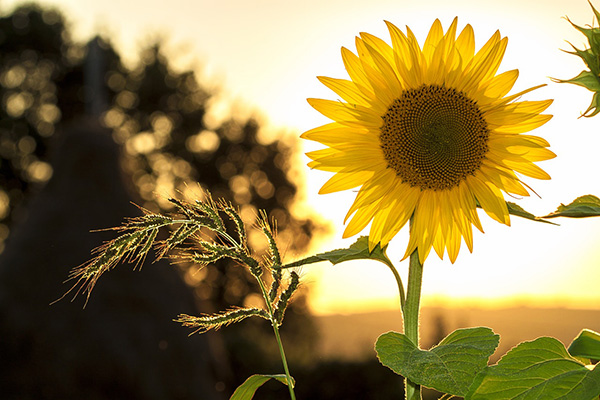
#> input picture DIP LAB/exp9/input_image.jpg, 600 x 400 px, found by its file name
$ python main.py
#> lines starting #> are read from the running program, lines starting #| are printed output that depends on the picture
import cv2
import numpy as np
import matplotlib.pyplot as plt

def apply_morphological_operations(input_path, output_path_prefix):
    try:
        img = cv2.imread(input_path)
#> img is the input picture: shape (400, 600, 3); mean B, G, R 78.6, 128.9, 146.8
        if img is None:
            raise FileNotFoundError("Image not found or could not be read")

        kernel = np.ones((5, 5), np.uint8)

        erosion = cv2.erode(img, kernel, iterations=1)
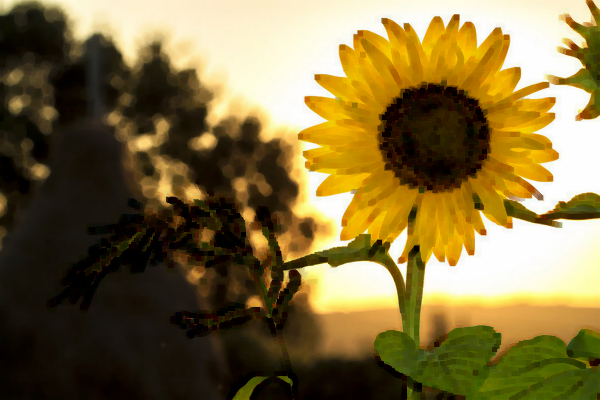
#> erosion: shape (400, 600, 3); mean B, G, R 62.2, 108.7, 126.6
        cv2.imwrite(f"{output_path_prefix}_erosion.jpg", erosion)

        dilation = cv2.dilate(img, kernel, iterations=1)
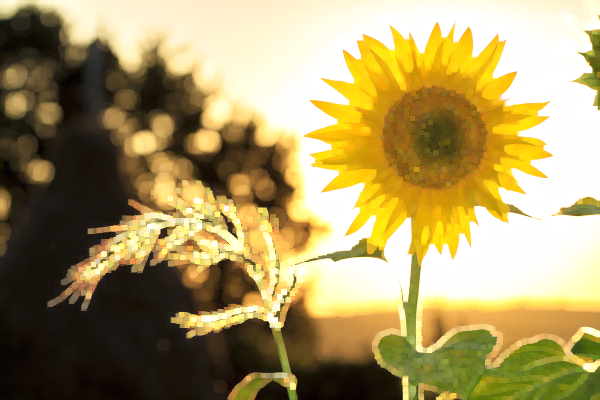
#> dilation: shape (400, 600, 3); mean B, G, R 98.8, 150.1, 167.4
        cv2.imwrite(f"{output_path_prefix}_dilation.jpg", dilation)

        opening = cv2.morphologyEx(img, cv2.MORPH_OPEN, kernel)
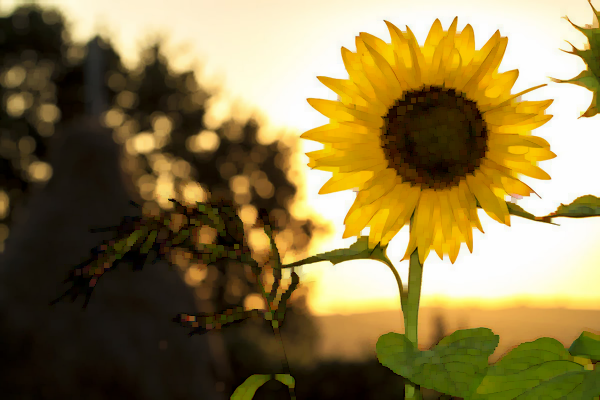
#> opening: shape (400, 600, 3); mean B, G, R 72.7, 121, 138.8
        cv2.imwrite(f"{output_path_prefix}_opening.jpg", opening)

        closing = cv2.morphologyEx(img, cv2.MORPH_CLOSE, kernel)
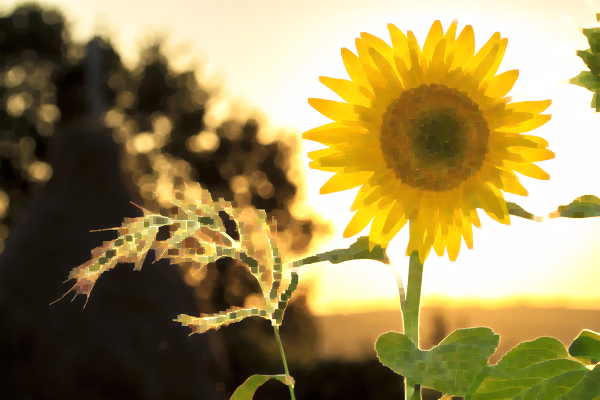
#> closing: shape (400, 600, 3); mean B, G, R 84.7, 137.2, 155.3
        cv2.imwrite(f"{output_path_prefix}_closing.jpg", closing)

        plt.figure(figsize=(10, 5))
        plt.subplot(1, 5, 1)
        plt.imshow(cv2.cvtColor(img, cv2.COLOR_BGR2RGB))

        plt.title('Original Image')
        plt.subplot(1, 5, 2)
        plt.imshow(cv2.cvtColor(erosion, cv2.COLOR_BGR2RGB))

        plt.title('Erosion')
        plt.subplot(1, 5, 3)
        plt.imshow(cv2.cvtColor(dilation, cv2.COLOR_BGR2RGB))

        plt.title('Dilation')
        plt.subplot(1, 5, 4)
        plt.imshow(cv2.cvtColor(opening, cv2.COLOR_BGR2RGB))

        plt.title('Opening')
        plt.subplot(1, 5, 5)
        plt.imshow(cv2.cvtColor(closing, cv2.COLOR_BGR2RGB))

        plt.title('Closing')
        plt.show()
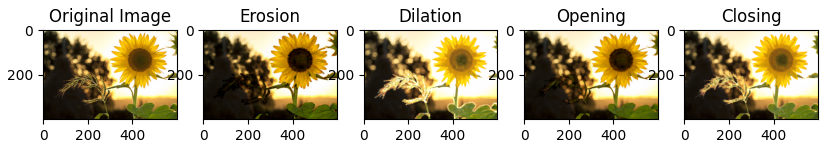
#> figure drawn by matplotlib, 5 panels

    except Exception as e:
        print(f"Error: {e}")


if __name__ == "__main__":
    # Example usage
    input_path = r"C:\\Users\\aryan verma\\Documents\\aryanverma_04\\DIP LAB\\exp9\\input_image.jpg"
    output_path_prefix = r"C:\\Users\\aryan verma\\Documents\\aryanverma_04\\DIP LAB\\exp9\\output"

    apply_morphological_operations(input_path, output_path_prefix)
